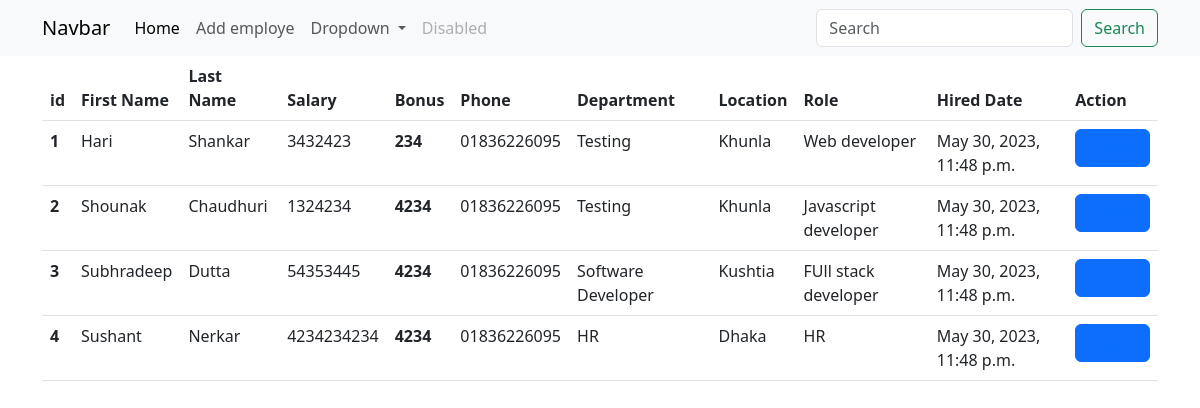
Before: / with the older database file.
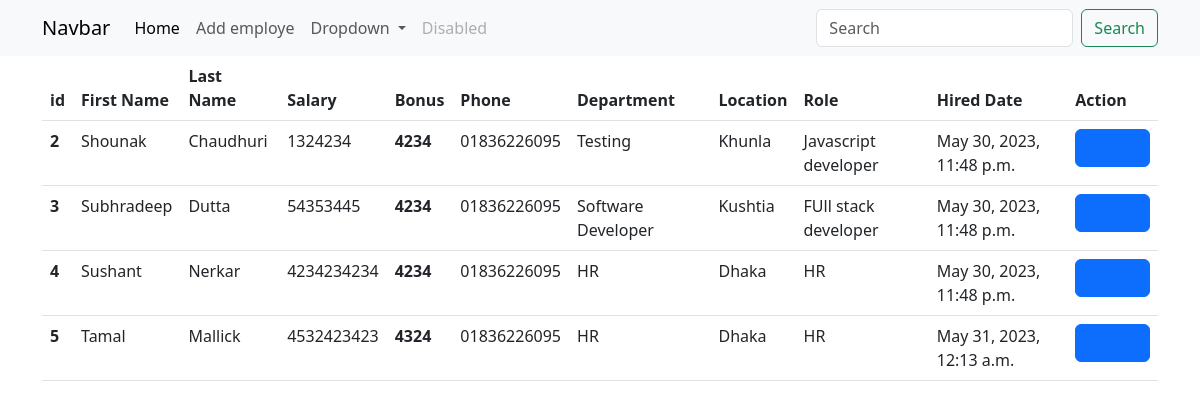
After: the same page with the newer database file.
### emp_app/models.py (models this page shows, shortened)
class Employe(models.Model):
    first_name = models.CharField(max_length=100)
    last_name = models.CharField(max_length=100)
    salary = models.IntegerField()
    bonus = models.IntegerField()
    phone = models.CharField(max_length=11)
    dept = models.ForeignKey(Dept, on_delete=models.CASCADE)
    role = models.ForeignKey(Role, on_delete=models.CASCADE)
    hired_date = models.DateTimeField(default=datetime.now())

class Dept(models.Model):
    name = models.CharField(max_length=100)
    location = models.CharField(max_length=100)

class Role(models.Model):
    name = models.CharField(max_length=100)

### emp_app/views.py (the view)
# urls.py: path('', home),
def home(request):
    emps = Employe.objects.all()
    context = {
        "emps": emps
    }
    return render(request, 'home.html', context)

### templates/home.html
{% extends 'basic.html' %}
{% block body %}
    <div class="container">
        <table class="table">
            <thead>
              <tr>
                <th scope="col">id</th>
                <th scope="col">First Name</th>
                <th scope="col">Last Name</th>
                <th scope="col">Salary</th>
                <th scope="col">Bonus</th>
                <th scope="col">Phone</th>
                <th scope="col">Department</th>
                <th scope="col">Location</th>
                <th scope="col">Role</th>
                <th scope="col">Hired Date</th>
                <th scope="col">Action</th>
              </tr>
            </thead>
            <tbody>
              {% for e in emps %}
                <tr>
                    <th scope="row">{{e.id}}</th>
                    <td>{{e.first_name}}</td>
                    <td>{{e.last_name}}</td>
                    <td>{{e.salary}}</td>
                    <th>{{e.bonus}}</th>
                    <td>{{e.phone}}</td>
                    <td>{{e.dept.name}}</td>
                    <td>{{e.dept.location}}</td>
                    <td>{{e.role.name}}</td>
                    <td>{{e.hired_date}}</td>
                    <td>
                      <button class="btn btn-primary">
                        <a href="/delete-emp/{{e.id}}">Delete</a>
                      </button>
                    </td>
                </tr>
              {% endfor %}
            </tbody>
          </table>
    </div>
{% endblock body %}

### templates/basic.html (shortened to what this page needs)
<!DOCTYPE html>
<html lang="en">
  <head>
    <link
      href="https://cdn.jsdelivr.net/npm/bootstrap@5.3.0/dist/css/bootstrap.min.css"
      rel="stylesheet"
    />
  </head>
  <body>
    <nav class="navbar navbar-expand-lg bg-body-tertiary">
      <div class="container">
        <a class="navbar-brand" href="#">Navbar</a>
        <div class="collapse navbar-collapse" id="navbarSupportedContent">
          <ul class="navbar-nav me-auto mb-2 mb-lg-0">
            <li class="nav-item">
              <a class="nav-link active" aria-current="page" href="/">Home</a>
            </li>
            <li class="nav-item">
              <a class="nav-link" href="{% url 'add-emp' %}">Add employe</a>
            </li>
            <li class="nav-item dropdown">
              <a
                class="nav-link dropdown-toggle"
                href="#"
                role="button"
                data-bs-toggle="dropdown"
                aria-expanded="false"
              >
                Dropdown
              </a>
            </li>
            <li class="nav-item">
              <a class="nav-link disabled">Disabled</a>
            </li>
          </ul>
          <form class="d-flex" role="search">
            <input
              class="form-control me-2"
              type="search"
              placeholder="Search"
              aria-label="Search"
            />
            <button class="btn btn-outline-success" type="submit">
              Search
            </button>
          </form>
        </div>
      </div>
    </nav>
    {% block body %}{% endblock body %}
  </body>
</html>

Changed rows visible on the page:
removed Employe: id "1", first_name "Hari", last_name "Shankar", salary "3432423", bonus "234", phone "01836226095", dept.name "Testing", dept.location "Khunla", role.name "Web developer", hired_date "May 30, 2023, 11:48 p.m."
added Employe: id "5", first_name "Tamal", last_name "Mallick", salary "4532423423", bonus "4324", phone "01836226095", dept.name "HR", dept.location "Dhaka", role.name "HR", hired_date "May 31, 2023, 12:13 a.m."
